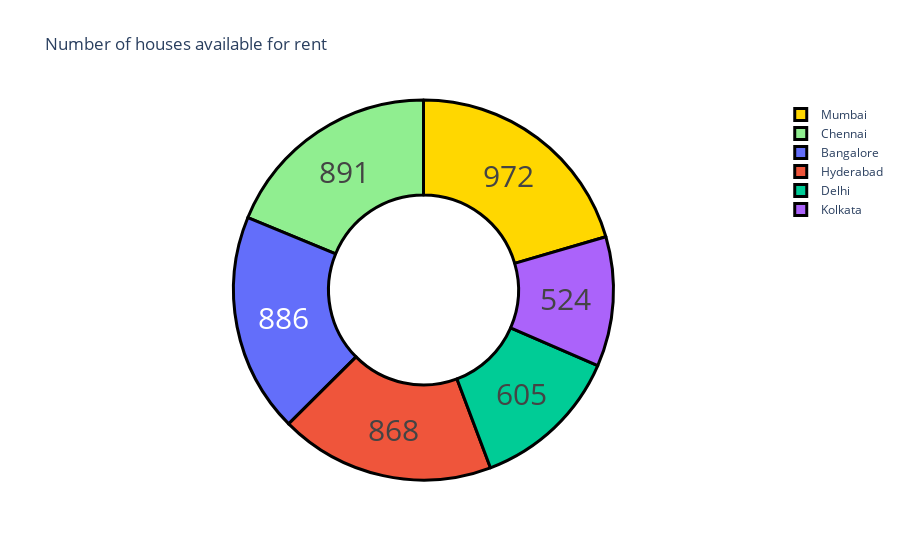

Notebook source saved alongside this figure:
### Code cell
cities = data["City"].value_counts()
label = cities.index
counts = cities.values
colors = ['gold', 'lightgreen']

fig = go.Figure(data = [go.Pie(labels = label, values = counts, hole = 0.5)])

fig.update_layout(title_text = "Number of houses available for rent")

fig.update_traces(hoverinfo = "label + percent", textinfo = 'value',
                 textfont_size = 30, marker = dict(colors = colors, 
                                                  line = dict(color = 'black', width = 3)))
fig.show()

### Figure 1 — Plotly figure (JSON) as saved in the notebook; plotly's stock layout.template omitted (floating-point values rounded to 4 significant figures)
{"data": [{"hole": 0.5, "hoverinfo": "label+percent", "labels": ["Mumbai", "Chennai", "Bangalore", "Hyderabad", "Delhi", "Kolkata"], "marker": {"colors": ["gold", "lightgreen"], "line": {"color": "black", "width": 3}}, "textfont": {"size": 30}, "textinfo": "value", "type": "pie", "values": [972, 891, 886, 868, 605, 524]}], "layout": {"title": {"text": "Number of houses available for rent"}}}
